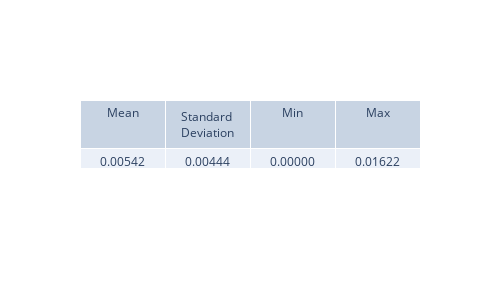
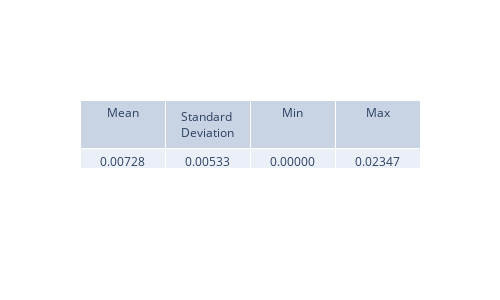
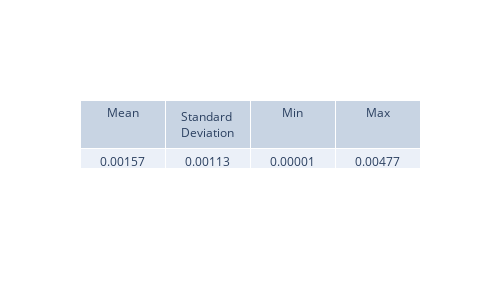
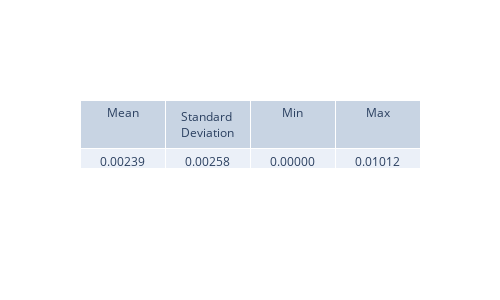

Notebook cell for these charts, in order:
### Code cell
lambda0_analytical = analytical_weights["lambda0_analytical"]
lambda1_analytical = analytical_weights["lambda1_analytical"]
lambda2_analytical = analytical_weights["lambda2_analytical"]
lambda3_analytical = analytical_weights["lambda3_analytical"]
lambda4_analytical = analytical_weights["lambda4_analytical"]
lambda5_analytical = analytical_weights["lambda5_analytical"]

lambda0_diff = np.abs(lambda0 - lambda0_analytical)
lambda1_diff = np.abs(lambda1 - lambda1_analytical)
lambda2_diff = np.abs(lambda2 - lambda2_analytical)
lambda3_diff = np.abs(lambda3 - lambda3_analytical)
lambda4_diff = np.abs(lambda4 - lambda4_analytical)
lambda5_diff = np.abs(lambda5 - lambda5_analytical)

view_metrics(lambda0_diff)
view_metrics(lambda1_diff)
view_metrics(lambda2_diff)
view_metrics(lambda3_diff)
view_metrics(lambda4_diff)
view_metrics(lambda5_diff)

plt.figure(figsize=(8, 5), dpi=200)
plt.plot(t_values, lambda0_diff, label='delta lambda0')
plt.plot(t_values, lambda1_diff, label='delta lambda1')
plt.plot(t_values, lambda2_diff, label='delta lambda2')
plt.plot(t_values, lambda3_diff, label='delta lambda3')
plt.plot(t_values, lambda4_diff, label='delta lambda4')
plt.plot(t_values, lambda5_diff, label='delta lambda5')
plt.xlabel("Time (ps)")
plt.ylabel("Absolute Error")
plt.title("Difference between PINN and Numerical lambda values")
plt.grid(True)
plt.legend()
plt.show()

### Figure 1 — Plotly figure (JSON) as saved in the notebook; plotly's stock layout.template omitted (floating-point values rounded to 4 significant figures)
{"data": [{"cells": {"values": [["0.00542"], ["0.00444"], ["0.00000"], ["0.01622"]]}, "header": {"values": ["Mean", "Standard Deviation", "Min", "Max"]}, "type": "table"}], "layout": {"height": 300, "width": 500}}

### Figure 2 — Plotly figure (JSON) as saved in the notebook; plotly's stock layout.template omitted (floating-point values rounded to 4 significant figures)
{"data": [{"cells": {"values": [["0.00728"], ["0.00533"], ["0.00000"], ["0.02347"]]}, "header": {"values": ["Mean", "Standard Deviation", "Min", "Max"]}, "type": "table"}], "layout": {"height": 300, "width": 500}}

### Figure 3 — Plotly figure (JSON) as saved in the notebook; plotly's stock layout.template omitted (floating-point values rounded to 4 significant figures)
{"data": [{"cells": {"values": [["0.00157"], ["0.00113"], ["0.00001"], ["0.00477"]]}, "header": {"values": ["Mean", "Standard Deviation", "Min", "Max"]}, "type": "table"}], "layout": {"height": 300, "width": 500}}

### Figure 4 — Plotly figure (JSON) as saved in the notebook; plotly's stock layout.template omitted (floating-point values rounded to 4 significant figures)
{"data": [{"cells": {"values": [["0.00239"], ["0.00258"], ["0.00000"], ["0.01012"]]}, "header": {"values": ["Mean", "Standard Deviation", "Min", "Max"]}, "type": "table"}], "layout": {"height": 300, "width": 500}}
